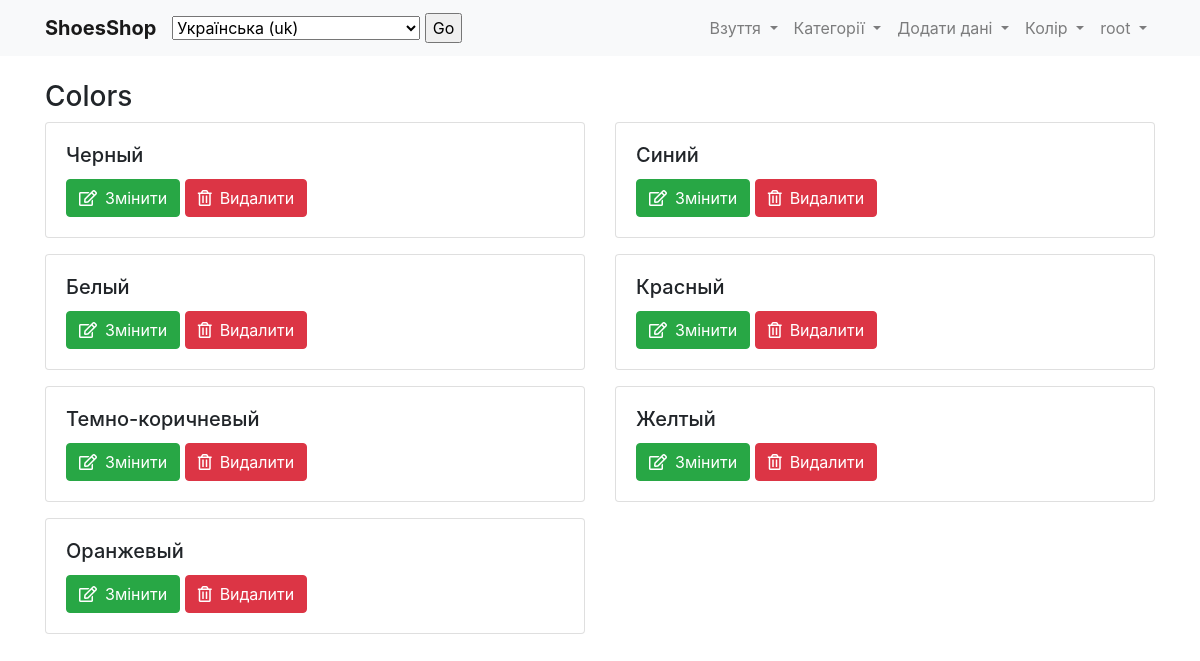
The page /colors (signed in) on the database its author committed.
### main/models.py (models this page shows, shortened)
class Color(models.Model):
    name = models.CharField(_('ColorName'), max_length=50)
    class Meta:
        verbose_name = _('Color')
        verbose_name_plural = _('Colors')

### main/views.py (the view)
# urls.py: path('colors', views.show_colors, name='colors'),
@login_required(login_url='login')
def show_colors(request):
    colors = Color.objects.all()
    page_name = _('Colors')
    entity_delete_name = 'delete-color'
    entity_update_name = 'update-color'
    return render(request, 'main/show.html',
                  {'data': colors, 'page_name': page_name, 'entity_delete_name': entity_delete_name,
                   'entity_update_name': entity_update_name})

### templates/main/show.html (shortened to what this page needs)
{% extends 'main/base-template.html' %}
{% load i18n static %}
{% block content %}
<h3>{{ page_name }}</h3>
{% if data %}
<div class="row">
    {% for item in data %}
    <div class="col-sm-6 mb-3">
        <div class="card">
            <div class="card-body">
                <h5 class="card-title">{{ item.name }}</h5>
                <a href="{% url entity_update_name item.id  %}" class="btn btn-success"><i class="far fa-edit mr-2"></i>{% trans 'Edit' %}</a>
                <form action="{% url entity_delete_name item.id  %}" method="post" class="d-inline">
                    <button type="submit" class="btn btn-danger"><i class="far fa-trash-alt mr-2"></i>{% trans 'Delete' %}</button>
                </form>
            </div>
        </div>
    </div>
    {% endfor%}
</div>
{% else %}
<h3 class="text-center alert alert-danger">{% trans 'DataNotFound' %}</h3>
{% endif %}
{% endblock content %}

### templates/main/base-template.html (shortened to what this page needs)
<!DOCTYPE html>
{% load i18n %}
<html lang="ru">
<head>
    <link rel="stylesheet" href="https://cdn.jsdelivr.net/npm/bootstrap@4.5.3/dist/css/bootstrap.min.css">
    <link rel="stylesheet" href="https://cdnjs.cloudflare.com/ajax/libs/font-awesome/5.15.1/css/all.min.css">
</head>
<body>
<header>
    <nav class="navbar navbar-expand-lg navbar-light bg-light">
        <div class="container">
            <a class="navbar-brand font-weight-bold" href="{% url 'home' %}">ShoesShop</a>
            <div class="collapse navbar-collapse" id="navbarNavDropdown">
                <form action="{% url 'set_language' %}" method="post">{% csrf_token %}
                    <select name="language">
                        {% get_current_language as LANGUAGE_CODE %}
                        {% get_available_languages as LANGUAGES %}
                        {% get_language_info_list for LANGUAGES as languages %}
                        {% for language in languages %}
                        <option value="{{ language.code }}" {% if language.code == LANGUAGE_CODE %} selected{% endif %}>
                            {{ language.name_local }} ({{ language.code }})
                        </option>
                        {% endfor %}
                    </select>
                    <input type="submit" value="Go">
                </form>
                <ul class="navbar-nav ml-auto">
                    <li class="nav-item dropdown">
                        <a class="nav-link dropdown-toggle" href="#" id="dropdownMenuShoes" role="button"
                           data-toggle="dropdown" aria-haspopup="true" aria-expanded="false">
                            {% trans 'Shoes' %}
                        </a>
                    </li>
                    <li class="nav-item dropdown">
                        <a class="nav-link dropdown-toggle" href="#" id="dropdownMenuCategories" role="button"
                           data-toggle="dropdown" aria-haspopup="true" aria-expanded="false">
                            {% trans 'Categories' %}
                        </a>
                    </li>
                    <li class="nav-item dropdown">
                        <a class="nav-link dropdown-toggle" href="#" id="dropdownMenuManufacturers" role="button"
                           data-toggle="dropdown" aria-haspopup="true" aria-expanded="false">
                            {% trans 'AddData' %}
                        </a>
                    </li>
                    <li class="nav-item dropdown">
                        <a class="nav-link dropdown-toggle" href="#" id="dropdownMenuColors" role="button"
                           data-toggle="dropdown" aria-haspopup="true" aria-expanded="false">
                            {% trans 'Color' %}
                        </a>
                    </li>
                    <li class="nav-item dropdown">
                        <a class="nav-link dropdown-toggle" href="#" id="dropdownMenuUser" role="button"
                           data-toggle="dropdown" aria-haspopup="true" aria-expanded="false">
                            {{request.user}}
                        </a>
                    </li>
                </ul>
            </div>
        </div>
    </nav>
</header>
<main class="container mt-4">
    {% block content %}{% endblock content %}
</main>
</body>
</html>

### rows shown on the page
Color: name "Черный"
Color: name "Синий"
Color: name "Белый"
Color: name "Красный"
Color: name "Темно-коричневый"
Color: name "Желтый"
Color: name "Оранжевый"

### other values the page prints
{{ request.user }} "root"
{{ page_name }} "Colors"
form field language "Українська (uk)"
